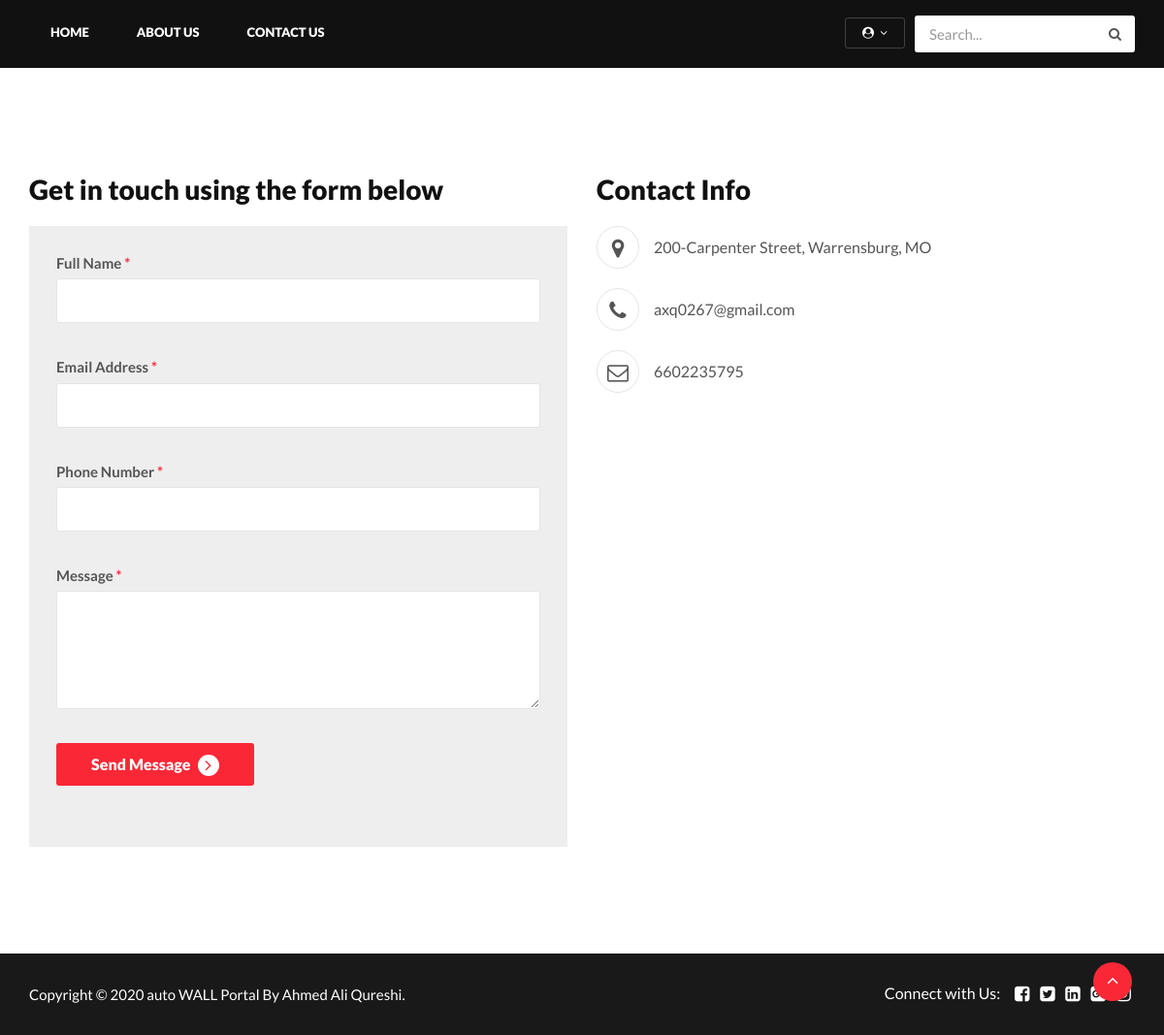
The page /contact-us.php on the database its author committed.
### tables this page shows
CREATE TABLE `tblcontactusinfo` (
  `id` int(11) NOT NULL,
  `Address` tinytext DEFAULT NULL,
  `EmailId` varchar(255) DEFAULT NULL,
  `ContactNo` char(11) DEFAULT NULL
);

### contact-us.php (the view, shortened to what this page needs)
<?php
include('includes/config.php');
?>
<!DOCTYPE HTML>
<html lang="en">
<head>
<link rel="stylesheet" href="assets/css/bootstrap.min.css" type="text/css">
<link rel="stylesheet" href="assets/css/style.css" type="text/css">
<link href="assets/css/bootstrap-slider.min.css" rel="stylesheet">
<link href="assets/css/font-awesome.min.css" rel="stylesheet">
</head>
<body>
<?php include('includes/header.php');?>
<section class="contact_us section-padding">
  <div class="container">
    <div  class="row">
      <div class="col-md-6">
        <h3>Get in touch using the form below</h3>
        <div class="contact_form gray-bg">
          <form  method="post">
            <div class="form-group">
              <label class="control-label">Full Name <span>*</span></label>
              <input type="text" name="fullname" class="form-control white_bg" id="fullname" required>
            </div>
            <div class="form-group">
              <label class="control-label">Email Address <span>*</span></label>
              <input type="email" name="email" class="form-control white_bg" id="emailaddress" required>
            </div>
            <div class="form-group">
              <label class="control-label">Phone Number <span>*</span></label>
              <input type="text" name="contactno" class="form-control white_bg" id="phonenumber" required>
            </div>
            <div class="form-group">
              <label class="control-label">Message <span>*</span></label>
              <textarea class="form-control white_bg" name="message" rows="4" required></textarea>
            </div>
            <div class="form-group">
              <button class="btn" type="submit" name="send" type="submit">Send Message <span class="angle_arrow"><i class="fa fa-angle-right" aria-hidden="true"></i></span></button>
            </div>
          </form>
        </div>
      </div>
      <div class="col-md-6">
        <h3>Contact Info</h3>
        <div class="contact_detail">
              <?php
$pagetype=$_GET['type'];
$sql = "SELECT Address,EmailId,ContactNo from tblcontactusinfo";
$query = $dbh -> prepare($sql);
$query->bindParam(':pagetype',$pagetype,PDO::PARAM_STR);
$query->execute();
$results=$query->fetchAll(PDO::FETCH_OBJ);
if($query->rowCount() > 0)
{
foreach($results as $result)
{ ?>
          <ul>
            <li>
              <div class="icon_wrap"><i class="fa fa-map-marker" aria-hidden="true"></i></div>
              <div class="contact_info_m"><?php   echo htmlentities($result->Address); ?></div>
            </li>
            <li>
              <div class="icon_wrap"><i class="fa fa-phone" aria-hidden="true"></i></div>
              <div class="contact_info_m"><a href="#"><?php   echo htmlentities($result->EmailId); ?></a></div>
            </li>
            <li>
              <div class="icon_wrap"><i class="fa fa-envelope-o" aria-hidden="true"></i></div>
              <div class="contact_info_m"><a href="#"><?php   echo htmlentities($result->ContactNo); ?></a></div>
            </li>
          </ul>
        <?php }} ?>
        </div>
      </div>
    </div>
  </div>
</section>
<?php include('includes/footer.php');?>
<div id="back-top" class="back-top"> <a href="#top"><i class="fa fa-angle-up" aria-hidden="true"></i> </a> </div>
</body>
</html>

### rows shown on the page
tblcontactusinfo: Address "200-Carpenter Street, Warrensburg, MO", EmailId "axq0267@gmail.com", ContactNo "6602235795"
